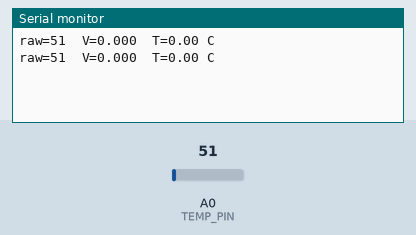
Simulated run of this sketch. Board: Arduino Uno, built with avr-gcc and run on an emulated ATmega328P. On the bench: the last lines printed to the serial monitor. The test bench sets the inputs (shaded band); at power-on: A0 (TEMP_PIN) = 51.

Above: at 1.8 s.
1.9 s: A0 (TEMP_PIN) set to 61
At 2.8 s:
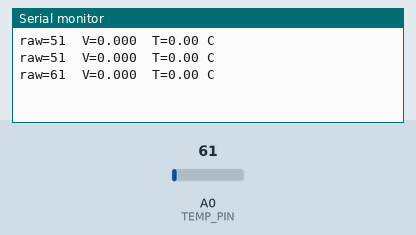
3.4 s: A0 (TEMP_PIN) set to 71
At 4.8 s:
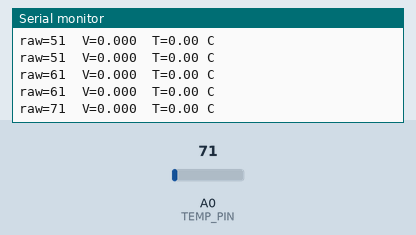
Timing chart, 0 to 6.4 s (numbered marks = the images above; inputs shaded):
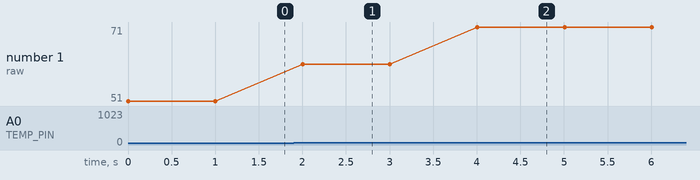

Measured:
- after the input at 1.9 s, the serial monitor: prints a new line after 0.10 s (image 1)
- after the input at 3.4 s, the serial monitor: prints a new line after 0.61 s (image 2)
- plotted number 1: 51 → 61 after the input at 1.9 s, 61 → 71 after the input at 3.4 s

The sketch:

task01_mcp9700a_sensor.ino
```cpp
// Task 1 — MCP9700A-E temperature sensor
// Fill the TODO parts.

const int TEMP_PIN = A0;
const float ADC_VREF = 4.67f;  // measured in the lab; do not assume exactly 5.00 V
const float ADC_MAX_CODE = 4095.0f;

// TODO: take these values from the MCP9700A datasheet.
const float MCP9700_OFFSET_V = 0.0f;
const float MCP9700_SLOPE_V_PER_C = 1.0f;

void setup() {
  Serial.begin(115200);

  // TODO: configure the ADC for 12-bit readings.
}

void loop() {
  int raw = analogRead(TEMP_PIN);

  // TODO: convert ADC code -> voltage.
  float voltage = 0.0f;

  // TODO: convert voltage -> temperature in °C.
  float temperatureC = 0.0f;

  Serial.print("raw=");
  Serial.print(raw);
  Serial.print("  V=");
  Serial.print(voltage, 3);
  Serial.print("  T=");
  Serial.print(temperatureC, 2);
  Serial.println(" C");

  delay(1000);
}
```
